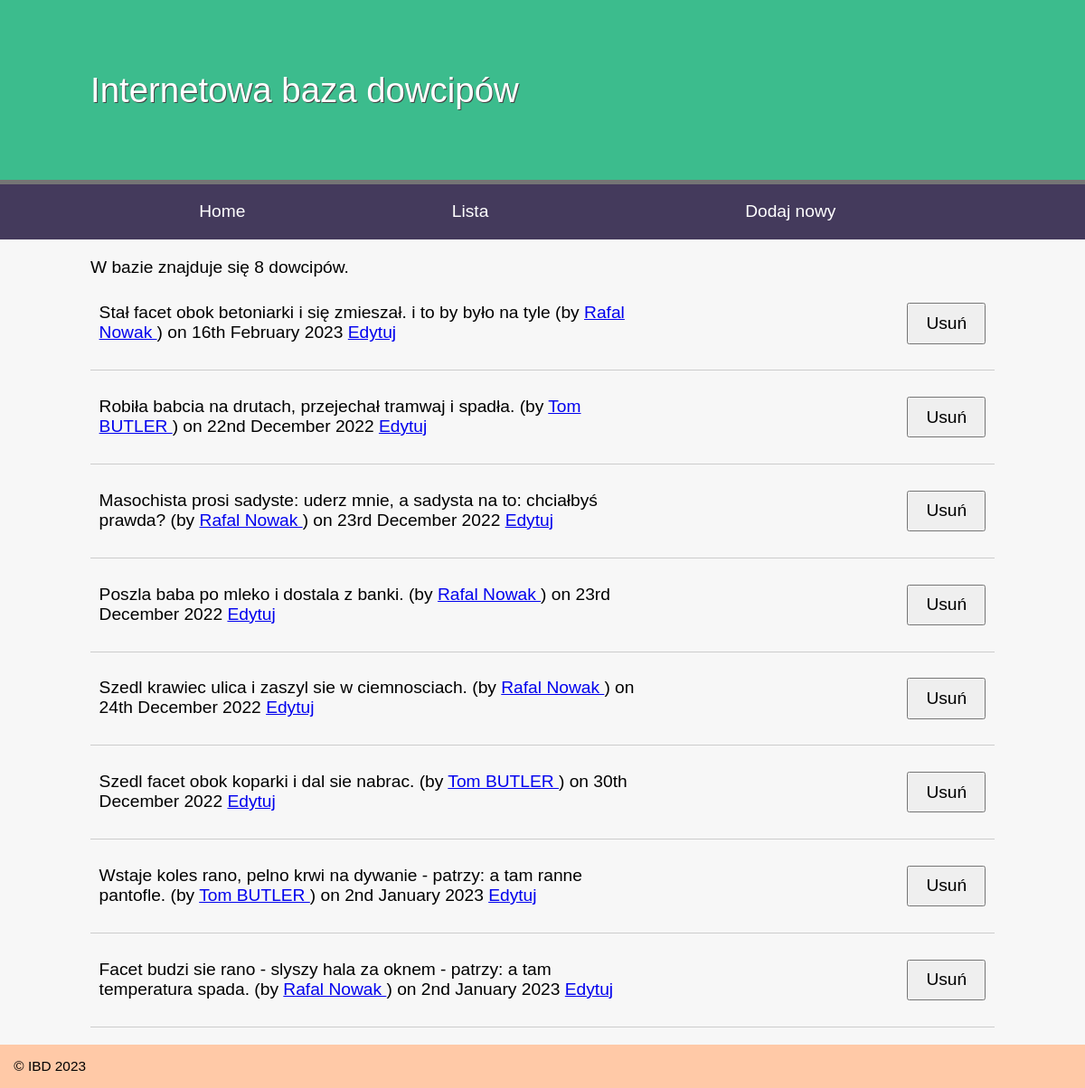
/default/public/jokes.php, run on the app's committed database.
### tables this page shows
CREATE TABLE `joke` (
  `id` int(11) NOT NULL AUTO_INCREMENT,
  `joketext` text DEFAULT NULL,
  `jokedate` date DEFAULT NULL,
  `authorid` int(11) DEFAULT NULL,
  PRIMARY KEY (`id`)
);

### default/public/jokes.php (called while the page is built, shortened)
<?php
try {
    include __DIR__.'/../includes/DatabaseConnection.php';
    include __DIR__.'/../classes/DatabaseTable.php';
    $jokesTable = new DatabaseTable($pdo, 'joke', 'id');
    $authorsTable = new DatabaseTable($pdo, 'author', 'id');
    $results = $jokesTable->findAll();
    $jokes = [];
    foreach($results as $joke) {
        $author = $authorsTable->find('id', $joke['authorid'])[0];
        $jokes[] = [
            'id' => $joke['id'],
            'joketext' => $joke['joketext'],
            'jokedate' => $joke['jokedate'],
            'name' => $author['name'],
            'email' => $author['email']
        ];
    }
    $totalJokes = $jokesTable->total();
    include __DIR__.'/../templates/jokes.html.php';
    $output = ob_get_clean();
} catch (PDOException $e) {
    $title = 'Wystąpił błąd';
    $output = 'Błąd bazy danych'.$e->getMessage().' w pliku: '.$e->getFile().' w linii: '.$e->getLine();
}
include __DIR__.'/../templates/layout.html.php';

### default/classes/DatabaseTable.php (called while the page is built, shortened)
<?php
class DatabaseTable
{
public function findAll()
{
    $stsm = $this->pdo->prepare('SELECT * FROM `'.$this->table.'`');
    $stsm->execute();
    return $stsm->fetchAll();
}
public function find($field, $value)
{
    $query = 'SELECT * FROM `'.$this->table.'` WHERE `'.$field.'` = :value';
    $values = [
        'value' => $value
    ];
    $stsm = $this->pdo->prepare($query);
    $stsm->execute($values);
    return $stsm->fetchAll();
}
public function total()
{
    $stsm = $this->pdo->prepare('SELECT COUNT(*) FROM `'.$this->table.'`');
    $stsm->execute();
    $row = $stsm->fetch();
    return $row[0];
}
}

### default/templates/jokes.html.php (the view, shortened to what this page needs)
<p>W bazie znajduje się <?=$totalJokes?> dowcipów.</p>
<?php foreach($jokes as $joke): ?>
    <blockquote>
        <p>
        <?=htmlspecialchars($joke['joketext'], ENT_QUOTES, 'UTF-8')?>
        (by <a href="mailto:<?=htmlspecialchars($joke['email'], ENT_QUOTES, 'UTF-8')?>">
            <?=htmlspecialchars($joke['name'], ENT_QUOTES, 'UTF-8')?>
        </a>) on
        <?php
            $date = new DateTime($joke['jokedate']);
            echo $date->format('jS F Y');
        ?>
        <a href="editjoke.php?id=<?=$joke['id']?>">Edytuj</a>
        <form action="deletejoke.php" method="POST">
            <input type="submit" value="Usuń" />
        </form>
        </p>
    </blockquote>
<?php endforeach; ?>

### default/templates/layout.html.php (shortened to what this page needs)
<!DOCTYPE html>
<html lang="en">
<head>
    <link rel="stylesheet" href="style.css">
</head>
<body>
    <header>
        <h1>Internetowa baza dowcipów</h1>
    </header>
    <nav>
        <ul>
            <li><a href="index.php">Home</a></li>
            <li><a href="index.php?action=list">Lista</a></li>
            <li><a href="index.php?action=edit">Dodaj nowy</a></li>
        </ul>
    </nav>
    <main>
        <?=$output?>
    </main>
    <footer>
        &copy; IBD 2023
    </footer>
</body>
</html>

### default/public/style.css (style rules this page uses)
* { margin: 0; padding: 0; }
body { font-family: Arial, Helvetica, Sans-serif; }
header { display: block; background-color: #3cbc8d; padding: 20px; border-bottom: 5px solid #757575; }
h1 { font-weight: normal; padding: 1.5em; color: white; text-shadow: 1px 1px 0px #444; width: 1000px; margin: auto; }
nav { background-color: #443A5C; }
nav a { color: white; text-decoration: none; }
nav ul { display: table; width: 1000px; margin: auto; }
nav li { display: table-cell; text-align: center; padding: 1em; }
main { overflow: auto; min-height: 30vh; background-color: #f7f7f7; width: 1000px; margin: auto; box-shadow: -1000px 0 0 #f7f7f7, 1000px 0 0 #f7f7f7; padding-top: 20px; }
footer { padding: 1em; background-color: #FFC9A7 ; font-size: 0.8em; }
p { margin-bottom: 1em; }
body { font-size: 1.2em; font-family: arial, helvetica, sans-serif }
input, label, select, textarea { float: left; width: 15em; margin-bottom: 1em; padding: 0.5em; }
input[type="submit"] { margin-left: 15em; width: auto; padding: 0.5em 1em; clear: both; font-size: 1em; }
form { overflow: auto; clear: both; display: block; }
blockquote { display: table; margin-bottom: 1em; border-bottom: 1px solid #ccc; padding: 0.5em; }
blockquote p { display: table-cell; width: 90%; vertical-align: top; }
blockquote form { display: table-cell; width: 10%; }

### data on the page
joke: joketext "Masochista prosi sadyste: uderz mnie, a sadysta na to: chciałbyś prawda?", name "Rafal Nowak", jokedate "23rd December 2022"
joke: joketext "Poszla baba po mleko i dostala z banki.", name "Rafal Nowak", jokedate "23rd December 2022"
joke: joketext "Szedl krawiec ulica i zaszyl sie w ciemnosciach.", name "Rafal Nowak", jokedate "24th December 2022"
joke: joketext "Szedl facet obok koparki i dal sie nabrac.", name "Tom BUTLER", jokedate "30th December 2022"
joke: joketext "Wstaje koles rano, pelno krwi na dywanie - patrzy: a tam ranne pantofle.", name "Tom BUTLER", jokedate "2nd January 2023"
joke: joketext "Facet budzi sie rano - slyszy hala za oknem - patrzy: a tam temperatura spada.", name "Rafal Nowak", jokedate "2nd January 2023"

### other printed values
$totalJokes "8"
$joke['joketext'] "Stał facet obok betoniarki i się zmieszał. i to by było na tyle"
$joke['name'] "Rafal Nowak"
$date->format('jS F Y') "16th February 2023"
$joke['joketext'] "Robiła babcia na drutach, przejechał tramwaj i spadła."
$joke['name'] "Tom BUTLER"
$date->format('jS F Y') "22nd December 2022"
